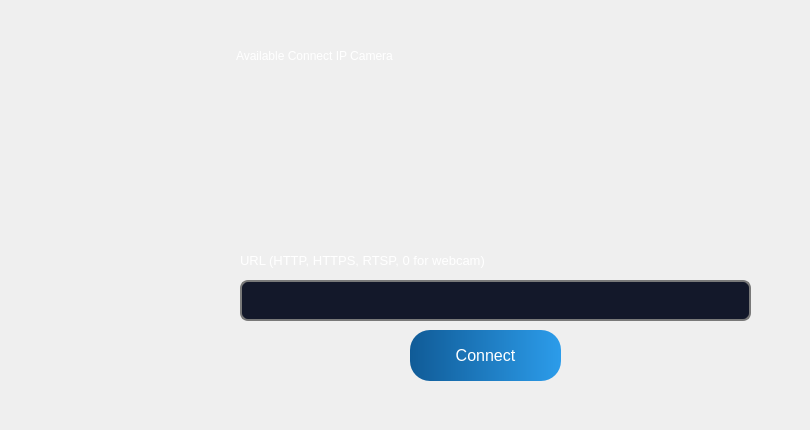
         <widget class="QWidget" name="connectIP_page">
          <widget class="QLabel" name="label_82">
           <property name="geometry">
            <rect>
             <x>170</x>
             <y>20</y>
             <width>631</width>
             <height>401</height>
            </rect>
           </property>
           <property name="text">
            <string/>
           </property>
           <property name="pixmap">
            <pixmap resource="detechRs.qrc">:/images/images/rectangleShape.png</pixmap>
           </property>
           <property name="scaledContents">
            <bool>true</bool>
           </property>
          </widget>
          <widget class="QPushButton" name="continueConnectIP_button">
           <property name="geometry">
            <rect>
             <x>410</x>
             <y>330</y>
             <width>151</width>
             <height>51</height>
            </rect>
           </property>
           <property name="font">
            <font>
             <pointsize>12</pointsize>
             <weight>50</weight>
             <italic>false</italic>
             <bold>false</bold>
            </font>
           </property>
           <property name="styleSheet">
            <string notr="true">QPushButton {
background-color: qlineargradient(spread:pad, x1:0, y1:0, x2:1, y2:0, stop:0 rgba(16, 91, 151, 255), stop:1 rgba(44, 156, 234, 255));
color: white;
border-radius: 20px;
}

QPushButton:hover {
    background: qradialgradient(
        cx: 0.3, cy: -0.4, fx: 0.3, fy: -0.4,
        radius: 1.35, stop: 0 rgb(119, 88, 127), stop: 1 rgb(28, 96, 255)
        );
    }

QPushButton:pressed {
    border-style: inset;
    background: qradialgradient(
        cx: 0.4, cy: -0.1, fx: 0.4, fy: -0.1,
        radius: 1.35, stop: 0 rgb(17, 21, 255), stop: 1 #ddd
        );
    }</string>
           </property>
           <property name="text">
            <string>Connect</string>
           </property>
           <property name="icon">
            <iconset resource="detechRs.qrc">
             <normaloff>:/images/images/ri_login-circle-fill.png</normaloff>:/images/images/ri_login-circle-fill.png</iconset>
           </property>
           <property name="iconSize">
            <size>
             <width>30</width>
             <height>30</height>
            </size>
           </property>
          </widget>
          <widget class="QLabel" name="label_83">
           <property name="geometry">
            <rect>
             <x>230</x>
             <y>40</y>
             <width>531</width>
             <height>31</height>
            </rect>
           </property>
           <property name="styleSheet">
            <string notr="true">QLabel
{
color: white;
font: 20px &quot;Roboto&quot;;
background-color: qlineargradient(spread:pad, x1:0, y1:0, x2:1, y2:0, stop:0 		rgba(155, 171, 183, 1), stop:1 rgba(45, 158, 236, 0));
}
</string>
           </property>
           <property name="text">
            <string>  Available Connect IP Camera</string>
           </property>
          </widget>
          <widget class="QLabel" name="label_27">
           <property name="geometry">
            <rect>
             <x>240</x>
             <y>240</y>
             <width>511</width>
             <height>41</height>
            </rect>
           </property>
           <property name="font">
            <font>
             <pointsize>10</pointsize>
            </font>
           </property>
           <property name="styleSheet">
            <string notr="true">QLabel
{
color: white;
background: None;

}</string>
           </property>
           <property name="text">
            <string>URL (HTTP, HTTPS, RTSP, 0 for webcam)</string>
           </property>
          </widget>
          <widget class="QLineEdit" name="IPaddress_Line">
           <property name="geometry">
            <rect>
             <x>240</x>
             <y>280</y>
             <width>511</width>
             <height>41</height>
            </rect>
           </property>
           <property name="font">
            <font>
             <family>Roboto</family>
             <pointsize>-1</pointsize>
             <weight>50</weight>
             <italic>false</italic>
             <bold>false</bold>
            </font>
           </property>
           <property name="styleSheet">
            <string notr="true">QLineEdit{
font: 15px &quot;Roboto&quot;;
border: 2px solid rgb(121, 121, 121);
color:rgb(255, 255, 255);
background-color: rgba(19, 24, 42, 1);
border-radius: 8px;
padding-left: 15px;
}

QLineEdit:hover{
	border: 2px solid white;
}

QLineEdit:focus{
	border: 2px solid white;
}</string>
           </property>
           <property name="inputMask">
            <string notr="true"/>
           </property>
           <property name="echoMode">
            <enum>QLineEdit::Normal</enum>
           </property>
          </widget>
         </widget>
